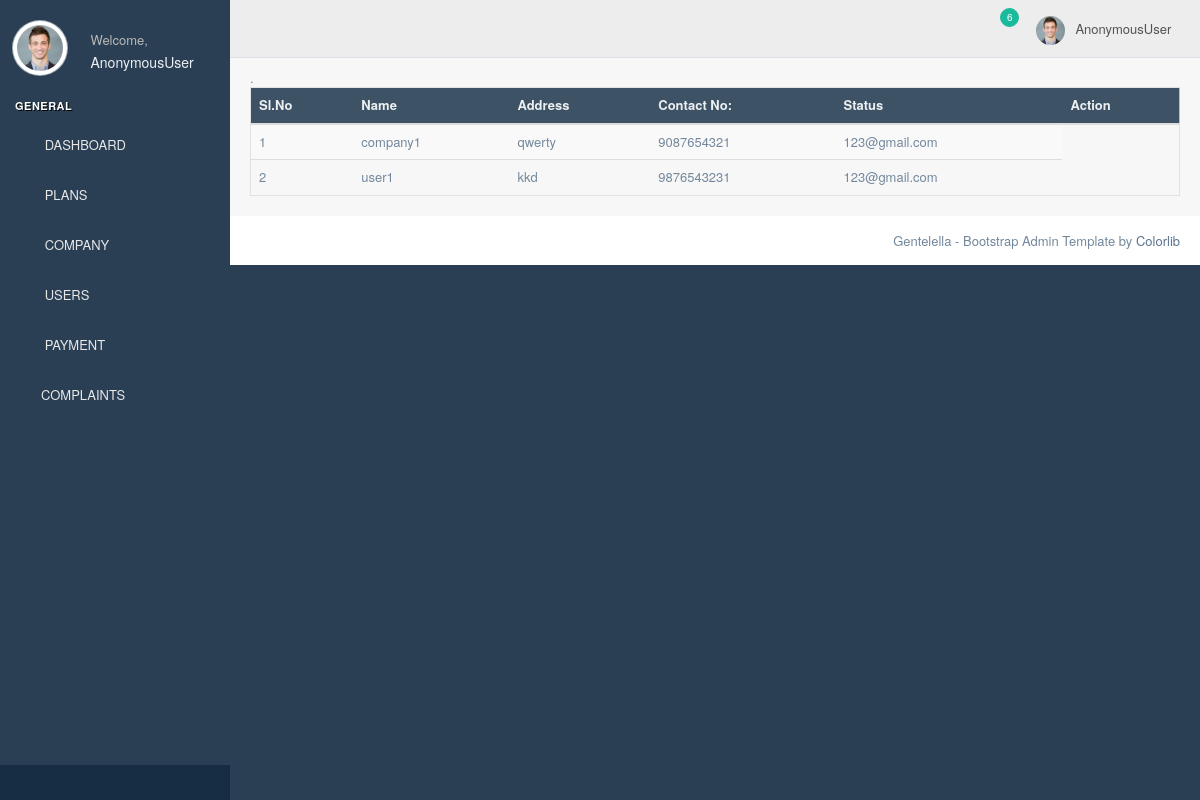
Before: /view_company with the older database file.
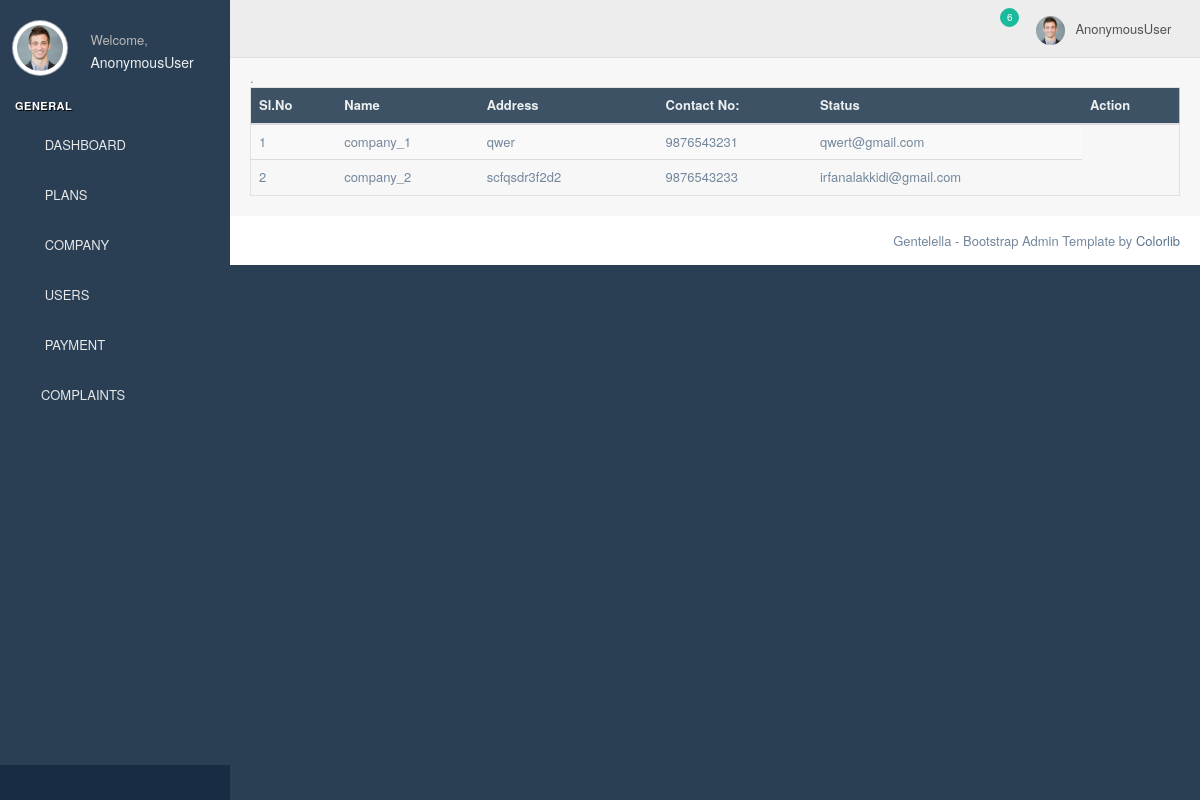
After: the same page with the newer database file.
### homeapp/models.py (models this page shows)
class company(models.Model):
    user = models.OneToOneField(Login, on_delete=models.CASCADE, related_name='company')
    name = models.CharField(max_length=100)
    contact_no = models.CharField(max_length=100)
    email = models.EmailField()
    address = models.TextField(max_length=200)
    def __str__(self):
        return self.name

### homeapp/adminviews.py (the view)
# urls.py: path('view_company',adminviews.view_company,name='view_company'),
def view_company(request):
    print("hello")
    n = company.objects.all()
    print(n)
    return render(request,'admintemp/viewcompany.html', {'n':n})

### templates/admintemp/viewcompany.html (shortened to what this page needs)
{% extends 'admintemp/ahome.html' %}
{% block content %}
.
<div class="table-responsive">
    <table class="table table-striped jambo_table bulk_action">
                        <thead>
                          <tr class="headings">
                            <th class="column-title">Sl.No </th>
                            <th class="column-title">Name </th>
                            <th class="column-title">Address </th>
                            <th class="column-title">Contact No: </th>
                            <th class="column-title">Status </th>
                            <th class="column-title no-link last"><span class="nobr">Action</span>
                            </th>
                          </tr>
                        </thead>
                        <tbody>
                        {% for i in n %}
                          <tr class="even pointer">
                            <td class=" ">{{forloop.counter}}</td>
                            <td class=" ">{{i.name}}</td>
                            <td class=" ">{{i.address}} <i class="success fa fa-long-arrow-up"></i></td>
                            <td class=" ">{{i.contact_no}}</td>
                            <td class=" ">{{i.email}}</td>
                          </tr>
                        {% endfor %}
                        </tbody>
                      </table>
                    </div>
{% endblock %}

Changed rows visible on the page:
changed company: name "company1" → "company_1"; address "qwerty" → "qwer"; contact_no "9087654321" → "9876543231"; email "123@gmail.com" → "qwert@gmail.com"
changed company: name "user1" → "company_2"; address "kkd" → "scfqsdr3f2d2"; contact_no "9876543231" → "9876543233"; email "123@gmail.com" → "irfanalakkidi@gmail.com"
